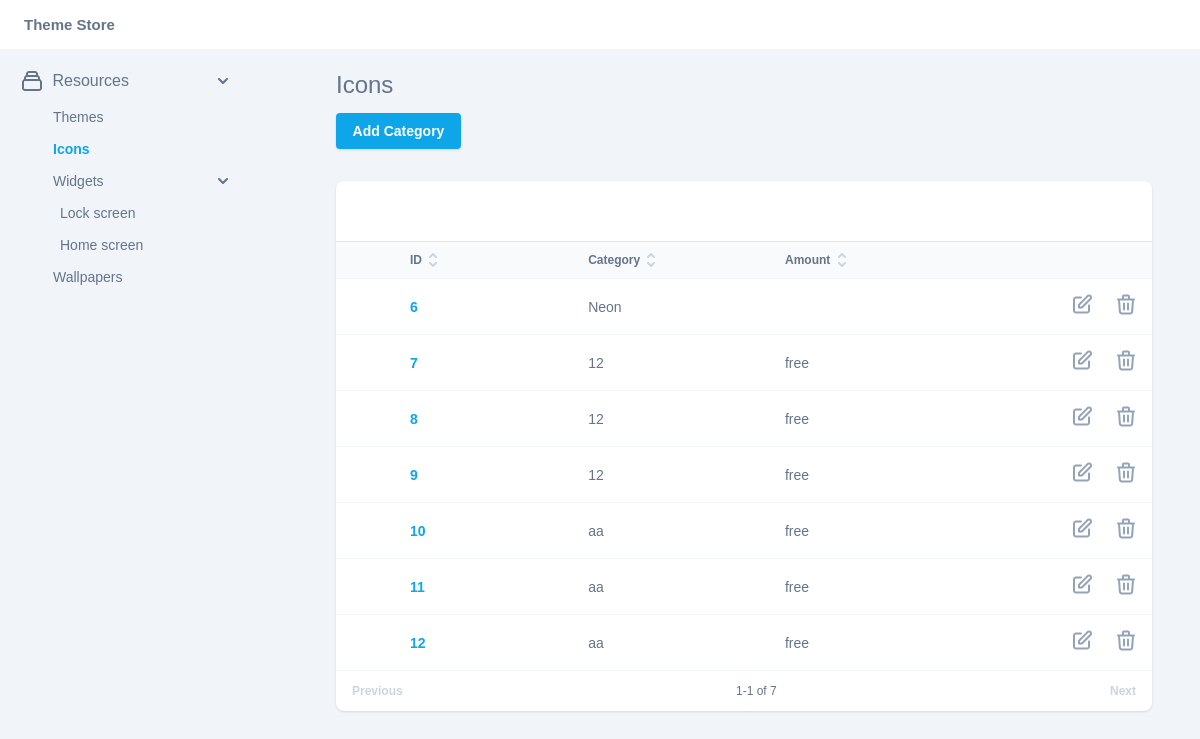
Page /icons (signed in) on the committed database.
### wcapi/models.py (models this page shows, shortened)
class Icons(models.Model):
    id_icons = models.AutoField(primary_key=True)
    category = models.CharField(max_length=255)
    amount = models.CharField(max_length=255)
    file = models.FileField(upload_to='files/', null=True)
    class Meta:
        verbose_name = "Иконки"
        verbose_name_plural = "Иконки"

### wcapi/views.py (the view)
# urls.py: path('icons', icons, name='icons'),
@login_required(login_url='/admin/')
def icons(request):  # HttpRequest
    context = Icons.objects.all()
    context = {'contact': context}
    return render(request, 'wcapi/icons.html', context)

### wcapi/templates/wcapi/icons.html (shortened to what this page needs)
<!DOCTYPE html>
<html>
<head>
	<link rel="stylesheet" href="/static/style.css">
	<link rel="stylesheet" href="/static/slick.css">
</head>
<body>
	<header class="header">
		<a href="/" style="color: #64748B;text-decoration: none;font-size: 15px;"><b>Theme Store</b></a>
	</header>
	<div class="page-content">
		<nav class="nav">
			<div class="name">
				<img src="/static/img/menu.svg"> Resources
			</div>
			<ul class="ul">
				<li><a href="{% url 'home' %}">Themes</a></li>
				<li><a href="{% url 'icons' %}" class="active">Icons</a></li>
				<li>
					<a class="with_sub">Widgets</a>
					<ul>
						<li><a href="{% url 'widgetslock' %}">Lock screen</a></li>
						<li><a href="{% url 'widgetshome' %}">Home screen</a></li>
					</ul>
				</li>
				<li><a href="{% url 'wallpapers' %}">Wallpapers</a></li>
			</ul>
		</nav>
		<div class="main-block">
			<h1>Icons</h1>
			<div class="themes">
				<button class="add" onclick="location.href='{% url 'icons_add_category' %}'">Add Category</button>
				<div class="content">
					<table>
						<thead>
							<tr>
								<td> ID <a></a></td>
								<td> Category <a></a></td>
								<td> Amount <a></a></td>
								<td></td>
							</tr>
						</thead>
						<tbody>
							{% for p in contact %}
							<tr>
								<td>{{ p.id_icons }}</td>
								<td>{{ p.category }}</td>
								<td>{{ p.amount }}</td>
								<td>
									<div class="links">
										<a href="{% url 'icons_cat_slug' p.id_icons %}"></a>
										<a href="{% url 'icons_del_category' p.id_icons %}"></a>
									</div>
								</td>
							</tr>
						{% endfor %}
						</tbody>
					</table>
					<div class="bottom-nav flex">
						<a href="#">Previous</a>
						<p>1-1 of 7</p>
						<a href="#">Next</a>
					</div>
				</div>
			</div>
		</div>
	</div>
</body>
</html>

### rows in the picture
Icons: id_icons "6", category "Neon"
Icons: id_icons "7", category "12", amount "free"
Icons: id_icons "8", category "12", amount "free"
Icons: id_icons "9", category "12", amount "free"
Icons: id_icons "10", category "aa", amount "free"
Icons: id_icons "11", category "aa", amount "free"
Icons: id_icons "12", category "aa", amount "free"
